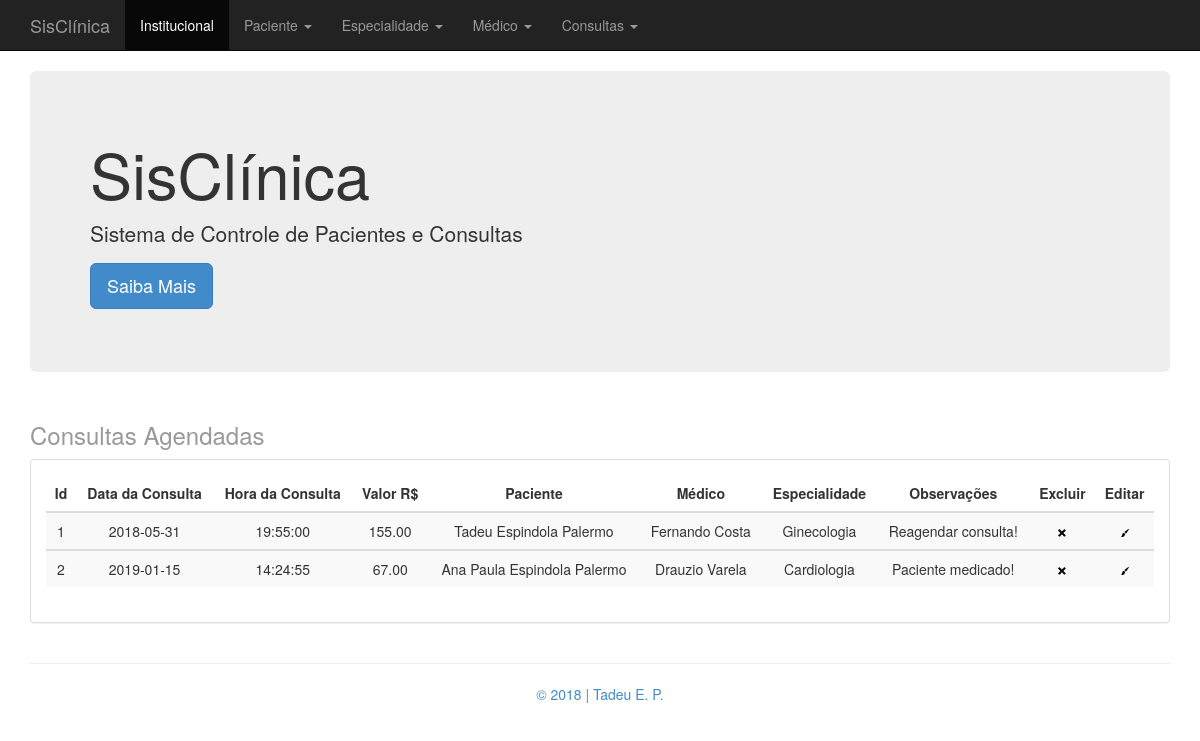
/index.php?pagina=listar_consulta.php, run on the app's committed database.
### tables this page shows
CREATE TABLE IF NOT EXISTS `consulta` (
  `id_consulta` INT NOT NULL AUTO_INCREMENT COMMENT 'Id da Tabela consulta',
  `data_consulta` DATE NOT NULL COMMENT 'Data da Consulta',
  `hora_consulta` TIME(0) NOT NULL COMMENT 'Hora da Consulta\nHH:MM',
  `valor_consulta` DECIMAL(6,2) NOT NULL COMMENT 'Valor da Consulta\nEx.: 1250,50 - 850,00\n',
  `observacao_consulta` VARCHAR(200) CHARACTER SET 'utf8' COLLATE 'utf8_general_ci' NULL COMMENT 'Observação Sobre a Consulta\nCampo não obrigatório',
  `paciente_id_paciente` INT NOT NULL,
  `medico_id_medico` INT NOT NULL,
  `medico_especialidade_id_especialidade` INT NOT NULL,
  PRIMARY KEY (`id_consulta`, `paciente_id_paciente`, `medico_id_medico`, `medico_especialidade_id_especialidade`),
  UNIQUE INDEX `id_consulta_UNIQUE` (`id_consulta` ASC),
  INDEX `fk_consulta_paciente_idx` (`paciente_id_paciente` ASC),
  INDEX `fk_consulta_medico1_idx` (`medico_id_medico` ASC, `medico_especialidade_id_especialidade` ASC),
  CONSTRAINT `fk_consulta_paciente`
    FOREIGN KEY (`paciente_id_paciente`)
    REFERENCES `paciente` (`id_paciente`)
    ON DELETE CASCADE
    ON UPDATE CASCADE,
  CONSTRAINT `fk_consulta_medico1`
    FOREIGN KEY (`medico_id_medico` , `medico_especialidade_id_especialidade`)
    REFERENCES `medico` (`id_medico` , `especialidade_id_especialidade`)
    ON DELETE CASCADE
    ON UPDATE CASCADE);

CREATE TABLE IF NOT EXISTS `paciente` (
  `id_paciente` INT NOT NULL AUTO_INCREMENT COMMENT 'Id da Tabela paciente',
  `nome_paciente` VARCHAR(40) CHARACTER SET 'utf8' COLLATE 'utf8_general_ci' NOT NULL COMMENT 'Nome do Paciente',
  `cpf_paciente` VARCHAR(14) CHARACTER SET 'utf8' COLLATE 'utf8_general_ci' NOT NULL COMMENT 'CPF do Paciente - Valor Único\nSerá utilizado máscara\n999.999.999-11',
  `data_nasc_paciente` DATE NOT NULL COMMENT 'Data de Nascimento do Paciente\n99/99/9999',
  `telefone_paciente` VARCHAR(16) CHARACTER SET 'utf8' COLLATE 'utf8_general_ci' NOT NULL COMMENT 'Telefone do Paciente\nSerá utilizado máscara\n(99) 9 9999-9999',
  `endereco_paciente` VARCHAR(80) CHARACTER SET 'utf8' COLLATE 'utf8_general_ci' NOT NULL COMMENT 'Endereço do Paciente',
  `bairro_paciente` VARCHAR(40) CHARACTER SET 'utf8' COLLATE 'utf8_general_ci' NOT NULL COMMENT 'Bairro do Paciente',
  `cidade_paciente` VARCHAR(40) CHARACTER SET 'utf8' COLLATE 'utf8_general_ci' NOT NULL COMMENT 'Cidade do Paciente',
  `uf_paciente` VARCHAR(2) CHARACTER SET 'utf8' COLLATE 'utf8_general_ci' NOT NULL COMMENT 'UF do Paciente\nApenas 2 Letras\nEx.: DF',
  `peso_paciente` DECIMAL(5,2) NOT NULL COMMENT 'Peso do Paciente\nEx.: 75,5 - 110,75',
  `altura_paciente` DECIMAL(5,2) NOT NULL COMMENT 'Altura do Paciente',
  `imc_paciente` DECIMAL(5,2) NOT NULL COMMENT 'IMC do Paciente\nSerá calculado pela aplicação\nUsuário não entrará com o dado direto',
  PRIMARY KEY (`id_paciente`),
  UNIQUE INDEX `id_paciente_UNIQUE` (`id_paciente` ASC),
  UNIQUE INDEX `cpf_paciente_UNIQUE` (`cpf_paciente` ASC));

CREATE TABLE IF NOT EXISTS `medico` (
  `id_medico` INT NOT NULL AUTO_INCREMENT COMMENT 'Id da Tabela medico',
  `nome_medico` VARCHAR(40) CHARACTER SET 'utf8' COLLATE 'utf8_general_ci' NOT NULL COMMENT 'Nome do Médico',
  `crm_medico` VARCHAR(8) CHARACTER SET 'utf8' COLLATE 'utf8_general_ci' NOT NULL COMMENT 'CRM do Médico\nMáximo 8 números',
  `data_nasc_medico` DATE NOT NULL COMMENT 'Data de Nascimento do Médico',
  `especialidade_id_especialidade` INT NOT NULL,
  PRIMARY KEY (`id_medico`, `especialidade_id_especialidade`),
  UNIQUE INDEX `id_medico_UNIQUE` (`id_medico` ASC),
  INDEX `fk_medico_especialidade1_idx` (`especialidade_id_especialidade` ASC),
  CONSTRAINT `fk_medico_especialidade1`
    FOREIGN KEY (`especialidade_id_especialidade`)
    REFERENCES `especialidade` (`id_especialidade`)
    ON DELETE CASCADE
    ON UPDATE CASCADE);

CREATE TABLE IF NOT EXISTS `especialidade` (
  `id_especialidade` INT NOT NULL AUTO_INCREMENT COMMENT 'Id da Tabela especialidade',
  `descricao_especialidade` VARCHAR(40) CHARACTER SET 'utf8' COLLATE 'utf8_general_ci' NOT NULL COMMENT 'Descrição (nome) da Especialidade Médica',
  PRIMARY KEY (`id_especialidade`),
  UNIQUE INDEX `id_especialidade_UNIQUE` (`id_especialidade` ASC));

### class/Conexao.php (called while the page is built, shortened)
<?php
class Conexao {
	public static function abrirConexao() {
		$mysql_usuario = "root";
		$mysql_password = "mysql1985";
		$mysql_database = "clinica_tadeu";
		$mysql_host  = "localhost";
		$varcon = mysqli_connect($mysql_host, $mysql_usuario, $mysql_password, $mysql_database);
		if ($varcon)
			return($varcon);
		  else
			return(false);
	}
	public static function fecharConexao($varcon) {
		if(mysqli_close($varcon))
			return(true);
		else
			return(false);
	}
	public static function executaSql($strSql) {
		$linkCon = Conexao::abrirConexao();
		$resultado = mysqli_query($linkCon, $strSql);
	   	return $resultado;
	}
}

### class/Consulta.php (called while the page is built, shortened)
<?php
include "Conexao.php";
class Consulta {
    private $idConsulta;
    private $dataConsulta;
    private $horaConsulta;
    private $valorConsulta;
    private $observacaoConsulta;
    private $descricaoMedicoEspecialidade;
    private $nomeMedicoConsulta;
    private $nomePacienteConsulta;
    public function getIdConsulta() {
        return $this->idConsulta;
    }
    public function setIdConsulta($idConsulta) {
        $this->idConsulta = $idConsulta;
    }
    public function getDataConsulta() {
        return $this->dataConsulta;
    }
    public function setDataConsulta($dataConsulta) {
        $this->dataConsulta = $dataConsulta;
    }
    public function getHoraConsulta() {
        return $this->horaConsulta;
    }
    public function setHoraConsulta($horaConsulta) {
        $this->horaConsulta = $horaConsulta;
    }
    public function getValorConsulta() {
        return $this->valorConsulta;
    }
    public function setValorConsulta($valorConsulta) {
        $this->valorConsulta = $valorConsulta;
    }
    public function getObservacaoConsulta() {
        return $this->observacaoConsulta;
    }
    public function setObservacaoConsulta($observacaoConsulta) {
        $this->observacaoConsulta = $observacaoConsulta;
    }
    public function getDescricaoMedicoEspecialidade() {
        return $this->descricaoMedicoEspecialidade;
    }
    public function setDescricaoMedicoEspecialidade($descricaoMedicoEspecialidade) {
        $this->descricaoMedicoEspecialidade = $descricaoMedicoEspecialidade;
    }
    public function getNomeMedicoConsulta() {
        return $this->nomeMedicoConsulta;
    }
    public function setNomeMedicoConsulta($nomeMedicoConsulta) {
        $this->nomeMedicoConsulta = $nomeMedicoConsulta;
    }
    public function getNomePacienteConsulta() {
        return $this->nomePacienteConsulta;
    }
    public function setNomePacienteConsulta($nomePacienteConsulta) {
        $this->nomePacienteConsulta = $nomePacienteConsulta;
    }
    public function listarConsulta() {
        $strSql = "SELECT * FROM consulta
                   INNER JOIN paciente ON consulta.paciente_id_paciente = paciente.id_paciente
                   INNER JOIN medico ON consulta.medico_id_medico = medico.id_medico
                   INNER JOIN especialidade ON consulta.medico_especialidade_id_especialidade = especialidade.id_especialidade";
        $rs = Conexao::executaSql($strSql);
        return $rs;
    }
}

### listar_consulta.php (the view)
<?php
    include 'class/Consulta.php';
    $consulta = new Consulta();
    $listar = $consulta->listarConsulta();
?>
<div class="container">
    <div class="header clearfix">
        <h3 class="text-muted">Consultas Agendadas</h3>
    </div>
    <div class="row">
        <div class="col-md-12">
            <div class="panel panel-default">
                <div class="panel-body">
                    <div class="table-responsive">
                        <table class="table cabecalho table-striped" >
                            <thead>
                                <tr>
                                    <th class="cabecalho">Id</th>
                                    <th class="cabecalho">Data da Consulta</th>
                                    <th class="cabecalho">Hora da Consulta</th>
                                    <th class="cabecalho">Valor R$</th>
                                    <th class="cabecalho">Paciente</th>
                                    <th class="cabecalho">Médico</th>
                                    <th class="cabecalho">Especialidade</th>
                                    <th class="cabecalho">Observações</th>
                                    <th class="cabecalho">Excluir</th>
                                    <th class="cabecalho">Editar</th>
                                </tr>
                            </thead>
                            <?php
                            while($linha = mysqli_fetch_array($listar, MYSQLI_ASSOC)) {
                                $consulta->setIdConsulta($linha['id_consulta']);
                                $consulta->setDataConsulta($linha['data_consulta']);
                                $consulta->setHoraConsulta($linha['hora_consulta']);
                                $consulta->setValorConsulta($linha['valor_consulta']);
                                $consulta->setIdPacienteConsulta($linha['paciente_id_paciente']);
                                $consulta->setNomePacienteConsulta($linha['nome_paciente']);
                                $consulta->setIdMedicoConsulta($linha['medico_id_medico']);
                                $consulta->setNomeMedicoConsulta($linha['nome_medico']);
                                $consulta->setIdMedicoEspecialidadeConsulta($linha['medico_especialidade_id_especialidade']);
                                $consulta->setDescricaoMedicoEspecialidade($linha['descricao_especialidade']);
                                $consulta->setObservacaoConsulta($linha['observacao_consulta']);
                                $alert = 'msgConfirmaDeleteConsulta('.$consulta->getIdConsulta().')';
                                echo '
                                <tbody>
                                    <tr>
                                        <td>'.$consulta->getIdConsulta().'</td>
                                        <td>'.$consulta->getDataConsulta().'</td>
                                        <td>'.$consulta->getHoraConsulta().'</td>
                                        <td>'.$consulta->getValorConsulta().'</td>
                                        <td>'.$consulta->getNomePacienteConsulta().'</td>
                                        <td>'.$consulta->getNomeMedicoConsulta().'</td>
                                        <td>'.$consulta->getDescricaoMedicoEspecialidade().'</td>
                                        <td>'.$consulta->getObservacaoConsulta().'</td>
                                        <td><a href="javascript:void(null);" onclick="'.$alert.'"><img src="icones/open-iconic/svg/x.svg" alt="remover"></a></td>
                                        <td><a href="index.php?pagina=atualizar_consulta.php&idConsulta='.$consulta->getIdConsulta().'"><img src="icones/open-iconic/svg/brush.svg" alt="editar"></a></td>
                                    </tr>
                                </tbody>';
                            }
                            ?>
                        </table>
                    </div>
                </div>
            </div>
        </div>
    </div>
</div>

### css/estilo.css (style rules this page uses)
.cabecalho { text-align: center }

### data on the page
consulta: id_consulta "1", data_consulta "2018-05-31", hora_consulta "19:55:00", valor_consulta "155.00", paciente_id_paciente.nome_paciente "Tadeu Espindola Palermo", medico.nome_medico "Fernando Costa", especialidade.descricao_especialidade "Ginecologia", observacao_consulta "Reagendar consulta!"
consulta: id_consulta "2", data_consulta "2019-01-15", hora_consulta "14:24:55", valor_consulta "67.00", paciente_id_paciente.nome_paciente "Ana Paula Espindola Palermo", medico.nome_medico "Drauzio Varela", especialidade.descricao_especialidade "Cardiologia", observacao_consulta "Paciente medicado!"
